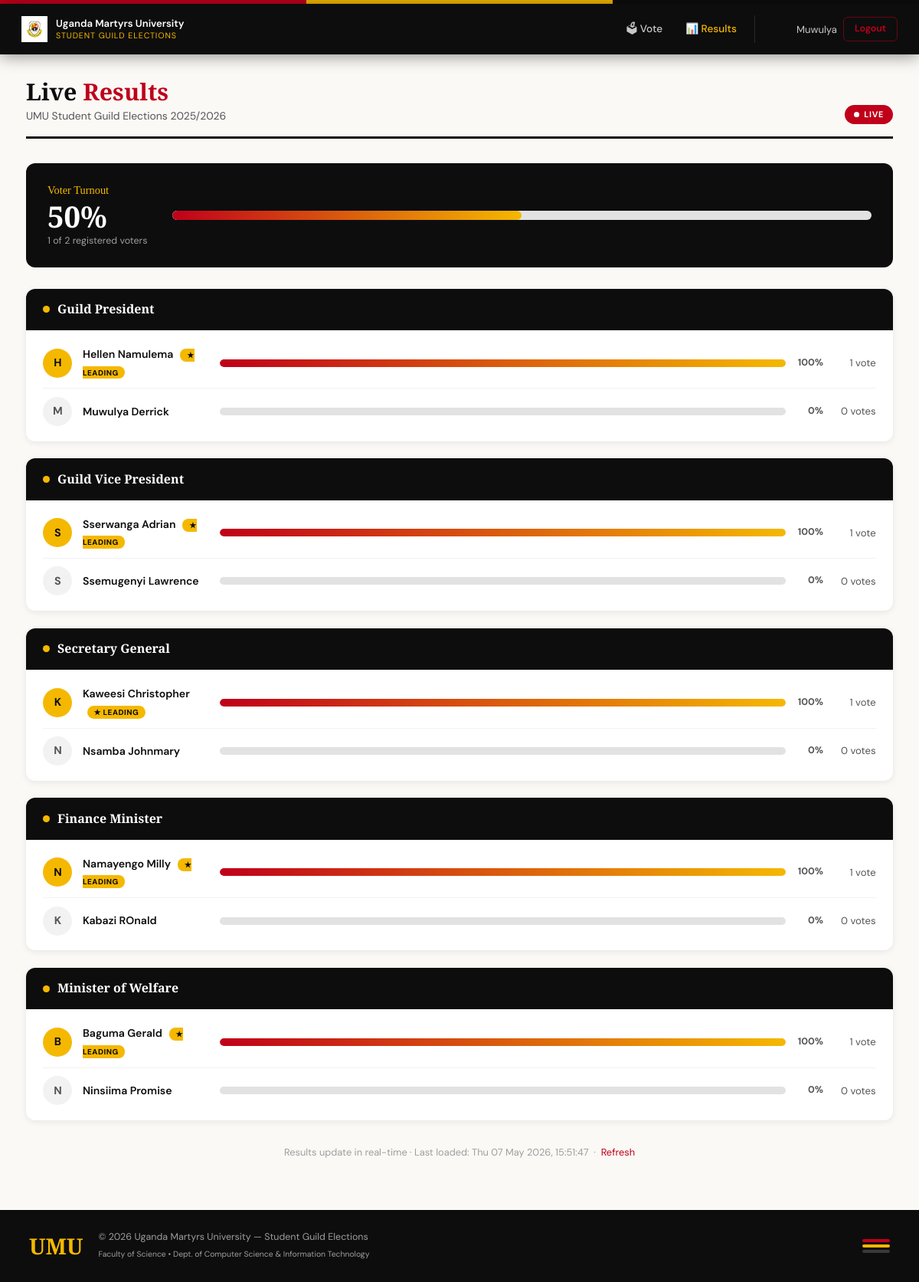
Page /results.php (signed in) on the committed database.
### tables this page shows
CREATE TABLE IF NOT EXISTS `candidates` (
  `id` int UNSIGNED NOT NULL AUTO_INCREMENT,
  `position_id` int UNSIGNED NOT NULL,
  `full_name` varchar(120) NOT NULL,
  `manifesto` text,
  `photo_path` varchar(255) DEFAULT NULL,
  `vote_count` int UNSIGNED NOT NULL DEFAULT '0',
  `created_at` timestamp NOT NULL DEFAULT CURRENT_TIMESTAMP,
  PRIMARY KEY (`id`),
  KEY `position_id` (`position_id`)
);

CREATE TABLE IF NOT EXISTS `settings` (
  `id` int UNSIGNED NOT NULL AUTO_INCREMENT,
  `setting_key` varchar(60) NOT NULL,
  `setting_value` varchar(255) NOT NULL,
  PRIMARY KEY (`id`),
  UNIQUE KEY `setting_key` (`setting_key`)
);

CREATE TABLE IF NOT EXISTS `positions` (
  `id` int UNSIGNED NOT NULL AUTO_INCREMENT,
  `title` varchar(100) NOT NULL,
  `display_order` tinyint UNSIGNED NOT NULL DEFAULT '0',
  PRIMARY KEY (`id`)
);

### config.php (called while the page is built, shortened)
<?php
function db(): PDO {
    static $pdo = null;
    if ($pdo !== null) return $pdo;
    $dsn = 'mysql:host='.DB_HOST.';dbname='.DB_NAME.';charset='.DB_CHARSET;
    try {
        $pdo = new PDO($dsn, DB_USER, DB_PASS, [
            PDO::ATTR_ERRMODE            => PDO::ERRMODE_EXCEPTION,
            PDO::ATTR_DEFAULT_FETCH_MODE => PDO::FETCH_ASSOC,
            PDO::ATTR_EMULATE_PREPARES   => false,
        ]);
    } catch (PDOException $ex) {
        http_response_code(500);
        die('<div style="font-family:monospace;background:#fff0f2;color:#c00;padding:24px;'
          . 'border-left:5px solid #c00;max-width:700px;margin:40px auto">'
          . '<strong>Database connection failed.</strong><br><br>'
          . htmlspecialchars($ex->getMessage())
          . '<br><br>Please edit <strong>config.php</strong> and set the correct '
          . 'DB_HOST, DB_USER, DB_PASS, DB_NAME values.</div>');
    }
    return $pdo;
}
function currentUser(): ?array {
    return [
        'id'          => (int)$_SESSION['user_id'],
        'name'        => (string)($_SESSION['user_name']  ?? ''),
        'email'       => (string)($_SESSION['user_email'] ?? ''),
        'role'        => (string)($_SESSION['role']        ?? 'student'),
        'has_voted'   => (bool)($_SESSION['has_voted']     ?? false),
        'is_approved' => (int)($_SESSION['is_approved'] ?? 0),
        'photo_path'  => (string)($_SESSION['photo_path'] ?? ''),
    ];
}
function e(string $s): string {
    return htmlspecialchars($s, ENT_QUOTES | ENT_SUBSTITUTE, 'UTF-8');
}
function electionTitle(): string {
    $row = db()->query(
        "SELECT setting_value FROM settings WHERE setting_key='election_title' LIMIT 1"
    )->fetch();
    return $row['setting_value'] ?? APP_NAME;
}

### results.php (the view, shortened to what this page needs)
<?php
require_once __DIR__ . '/config.php';
$positions = db()->query('SELECT * FROM positions ORDER BY display_order')->fetchAll();
$candidates = db()->query(
    'SELECT c.id, c.position_id, c.full_name, c.vote_count, c.photo_path
     FROM candidates c
     JOIN positions p ON c.position_id = p.id
     ORDER BY p.display_order, c.vote_count DESC, c.full_name'
)->fetchAll();
$byPos = [];
foreach ($candidates as $c) $byPos[$c['position_id']][] = $c;
$totalStudents = (int)db()->query('SELECT COUNT(*) FROM users WHERE role="student"')->fetchColumn();
$votedStudents = (int)db()->query('SELECT COUNT(*) FROM users WHERE has_voted=1 AND role="student"')->fetchColumn();
$turnoutPct    = $totalStudents > 0 ? round(($votedStudents / $totalStudents) * 100, 1) : 0;
include __DIR__ . '/includes/header.php';
?>
<div class="page-wrap">
  <div class="page-header">
    <div>
      <h1>Live <span>Results</span></h1>
      <div class="page-subtitle"><?= e(electionTitle()) ?></div>
    </div>
    <span class="live-badge"><span class="live-dot"></span> Live</span>
  </div>
  <div class="turnout-card">
    <div>
      <div class="turnout-label">Voter Turnout</div>
      <div class="turnout-value"><?= $turnoutPct ?>%</div>
      <div class="turnout-sub"><?= number_format($votedStudents) ?> of <?= number_format($totalStudents) ?> registered voters</div>
    </div>
    <div style="flex:1;min-width:180px">
      <div class="vote-bar-track" style="height:12px">
        <div class="vote-bar-fill" data-pct="<?= $turnoutPct ?>" style="width:0%"></div>
      </div>
    </div>
  </div>
  <?php foreach ($positions as $pos):
    $cands = $byPos[$pos['id']] ?? [];
    $total = array_sum(array_column($cands, 'vote_count'));
  ?>
  <div class="result-block">
    <div class="result-block-head"><?= e($pos['title']) ?></div>
    <div style="padding:.6rem 1.4rem">
      <?php if (!$cands): ?>
        <p style="color:var(--grey-400);font-size:.9rem;padding:.5rem 0">No candidates yet.</p>
      <?php else: ?>
        <?php foreach ($cands as $i => $c):
          $pct = $total > 0 ? round(($c['vote_count'] / $total) * 100, 1) : 0;
        ?>
        <div style="display:flex;align-items:center;gap:.85rem;padding:.65rem 0;
                    border-bottom:1px solid var(--grey-100);<?= $i === count($cands)-1 ? 'border:none' : '' ?>">
          <div style="width:38px;height:38px;border-radius:50%;background:<?= ($i === 0 && $total > 0) ? 'var(--yellow);color:var(--black)' : 'var(--grey-100);color:var(--grey-600)' ?>;
                      display:flex;align-items:center;justify-content:center;
                      font-weight:700;font-size:.9rem;flex-shrink:0;overflow:hidden;position:relative">
            <div style="position:absolute;inset:0;display:flex;align-items:center;justify-content:center;pointer-events:none">
              <?= strtoupper(substr($c['full_name'], 0, 1)) ?>
            </div>
          </div>
          <div style="font-weight:600;font-size:.88rem;flex:0 0 165px">
            <?= e($c['full_name']) ?>
            <?php if ($i === 0 && $total > 0): ?>
              <span class="winner-badge">★ Leading</span>
            <?php endif; ?>
          </div>
          <div style="flex:1;display:flex;align-items:center;gap:.7rem">
            <div class="vote-bar-track" style="flex:1">
              <div class="vote-bar-fill" data-pct="<?= $pct ?>" style="width:0%"></div>
            </div>
            <span style="font-size:.78rem;font-weight:700;color:var(--grey-600);min-width:38px;text-align:right"><?= $pct ?>%</span>
          </div>
          <div style="font-size:.82rem;color:var(--grey-600);min-width:55px;text-align:right">
            <?= number_format($c['vote_count']) ?> vote<?= $c['vote_count'] !== 1 ? 's' : '' ?>
          </div>
        </div>
        <?php endforeach; ?>
      <?php endif; ?>
    </div>
  </div>
  <?php endforeach; ?>
  <p style="text-align:center;font-size:.8rem;color:var(--grey-400);margin-top:2rem">
    Results update in real-time · Last loaded: <?= date('D d M Y, H:i:s') ?>
    &nbsp;·&nbsp;
    <a href="results.php" style="color:var(--red)">Refresh</a>
  </p>
</div>
<?php include __DIR__ . '/includes/footer.php'; ?>

### includes/header.php (shortened to what this page needs)
<?php
$assetBase = isset($isAdminPage) ? '../assets' : 'assets';
?>
<!DOCTYPE html>
<html lang="en">
<head>
  <link rel="stylesheet" href="<?= $assetBase ?>/style.css" />
</head>
<body>
<div class="top-banner">
  <div class="banner-stripe red"></div>
  <div class="banner-stripe yellow"></div>
  <div class="banner-stripe black"></div>
</div>
<nav class="main-nav">
  <a href="<?= BASE ?>/vote.php" class="nav-brand">
    <div class="nav-logo-mark">
      <img src="<?= $assetBase ?>/logo.jpeg" alt="UMU logo" class="nav-school-badge" />
    </div>
    <div class="nav-brand-text">
      <span class="brand-full">Uganda Martyrs University</span>
      <span class="brand-sub">Student Guild Elections</span>
    </div>
  </a>
  <?php $u = currentUser(); if ($u): ?>
    <?php $scriptName = basename($_SERVER['SCRIPT_NAME'] ?? ''); ?>
    <div class="nav-links">
    <?php if ($u['role'] === 'admin'): ?>
      <a href="<?= BASE ?>/admin/dashboard.php" class="nav-link <?= $scriptName === 'dashboard.php' ? 'active' : '' ?>">
         Admin Panel
      </a>
    <?php else: ?>
      <a href="<?= BASE ?>/vote.php" class="nav-link <?= $scriptName === 'vote.php' ? 'active' : '' ?>">
         🗳 Vote
      </a>
      <a href="<?= BASE ?>/results.php" class="nav-link <?= $scriptName === 'results.php' ? 'active' : '' ?>">
         📊 Results
      </a>
    <?php endif; ?>
    <div class="nav-user">
      <?php if (!empty($u['photo_path'])): ?>
        <span class="user-avatar" style="background:none;overflow:hidden;width:36px;height:36px">
        </span>
      <?php else: ?>
        <span class="user-avatar"><?= strtoupper(substr($u['name'], 0, 1)) ?></span>
      <?php endif; ?>
      <span class="user-name"><?= e(explode(' ', $u['name'])[0]) ?></span>
    </div>
    <a href="<?= BASE ?>/logout.php" class="btn-logout">Logout</a>
  </div>
  <?php endif; ?>
</nav>

### includes/footer.php (shortened to what this page needs)
<footer class="site-footer">
  <div class="footer-inner">
    <div class="footer-logo">UMU</div>
    <p class="footer-text">
      &copy; <?= date('Y') ?> Uganda Martyrs University &mdash; Student Guild Elections<br>
      <small>Faculty of Science &bull; Dept. of Computer Science &amp; Information Technology</small>
    </p>
    <div class="footer-stripes">
      <span class="fs red"></span>
      <span class="fs yellow"></span>
      <span class="fs black"></span>
    </div>
  </div>
</footer>
</body>
</html>

### rows in the picture
candidates: full_name "Muwulya", full_name "M", full_name "Muwulya Derrick", pct "0", vote_count "0", shows "s"
settings: setting_value "UMU Student Guild Elections 2025/2026"
positions: title "Guild President"
candidates: full_name "H", full_name "Hellen Namulema", shows "★ LEADING", pct "100", vote_count "1"
positions: title "Guild Vice President"
candidates: full_name "S", full_name "Sserwanga Adrian", shows "★ LEADING", pct "100", vote_count "1"
candidates: full_name "S", full_name "Ssemugenyi Lawrence", pct "0", vote_count "0"
positions: title "Secretary General"
candidates: full_name "K", full_name "Kaweesi Christopher", shows "★ LEADING", pct "100", vote_count "1"
candidates: full_name "N", full_name "Nsamba Johnmary", pct "0", vote_count "0"
positions: title "Finance Minister"
candidates: full_name "N", full_name "Namayengo Milly", shows "★ LEADING", pct "100", vote_count "1"
candidates: full_name "K", full_name "Kabazi ROnald", pct "0", vote_count "0", shows "s"
positions: title "Minister of Welfare"
candidates: full_name "B", full_name "Baguma Gerald", shows "★ LEADING", pct "100", vote_count "1"
candidates: full_name "N", full_name "Ninsiima Promise", pct "0", vote_count "0"

### other values in the picture
$turnoutPct "50"
$votedStudents "1"
$totalStudents "2"
